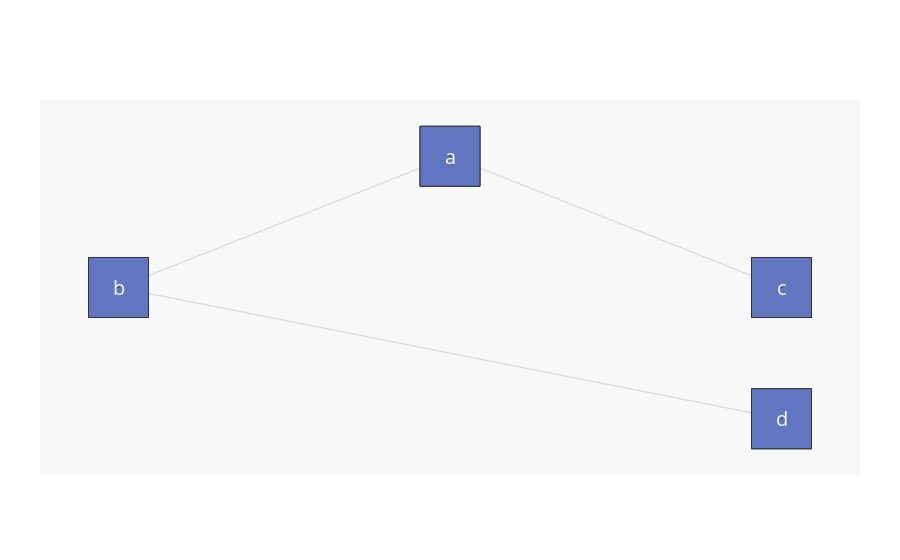

Notebook code for this chart:
### Code cell
axis = dict(showline=False, # hide axis line, grid, ticklabels and  title
            zeroline=False,
            showgrid=False,
            showticklabels=False,
            )

fig.update_layout(annotations=make_annotations(position, v_label), font_size=20, showlegend=False,
              xaxis=axis, yaxis=axis, margin=dict(l=40, r=40, b=85, t=100),
              hovermode='closest', plot_bgcolor='rgb(248,248,248)'
              )
fig.show()

### Figure 1 — Plotly figure (JSON) as saved in the notebook; plotly's stock layout.template omitted (floating-point values rounded to 4 significant figures)
{"data": [{"hoverinfo": "none", "line": {"color": "rgb(210,210,210)", "width": 1}, "mode": "lines", "type": "scatter", "x": [0, -0.5, null, 0, 0.5, null, -0.5, 0.5, null], "y": [4, 3, null, 4, 3, null, 3, 2, null]}, {"hoverinfo": "text", "marker": {"color": "#6175c1", "line": {"color": "rgb(50,50,50)", "width": 1}, "size": 60, "symbol": "square-dot"}, "mode": "markers", "name": "bla", "opacity": 0.8, "text": ["a", "b", "c", "d"], "type": "scatter", "x": [0, -0.5, 0.5, 0.5], "y": [4, 3, 3, 2]}, {"hoverinfo": "text", "marker": {"color": "#6175c1", "line": {"color": "rgb(50,50,50)", "width": 1}, "size": 60, "symbol": "square-dot"}, "mode": "markers", "name": "bla", "opacity": 1, "text": ["a", "b", "c", "d"], "type": "scatter", "x": [0, -0.5, 0.5, 0.5], "y": [4, 3, 3, 2]}, {"hoverinfo": "text", "marker": {"color": "#6175c1", "line": {"color": "rgb(50,50,50)", "width": 1}, "size": 60, "symbol": "square-dot"}, "mode": "markers", "name": "bla", "opacity": 0.2, "text": ["a", "b", "c", "d"], "type": "scatter", "x": [0, -0.5, 0.5, 0.5], "y": [4, 3, 3, 2]}, {"hoverinfo": "text", "marker": {"color": "#6175c1", "line": {"color": "rgb(50,50,50)", "width": 1}, "size": 60, "symbol": "square-dot"}, "mode": "markers", "name": "bla", "opacity": 0.2, "showlegend": true, "text": ["a", "b", "c", "d"], "type": "scatter", "x": [0, -0.5, 0.5, 0.5], "y": [4, 3, 3, 2]}], "layout": {"annotations": [{"font": {"color": "rgb(250,250,250)", "size": 20}, "showarrow": false, "text": "a", "x": 0, "xref": "x", "y": 4, "yref": "y"}, {"font": {"color": "rgb(250,250,250)", "size": 20}, "showarrow": false, "text": "b", "x": -0.5, "xref": "x", "y": 3, "yref": "y"}, {"font": {"color": "rgb(250,250,250)", "size": 20}, "showarrow": false, "text": "c", "x": 0.5, "xref": "x", "y": 3, "yref": "y"}, {"font": {"color": "rgb(250,250,250)", "size": 20}, "showarrow": false, "text": "d", "x": 0.5, "xref": "x", "y": 2, "yref": "y"}], "font": {"size": 20}, "hovermode": "closest", "margin": {"b": 85, "l": 40, "r": 40, "t": 100}, "plot_bgcolor": "rgb(248,248,248)", "showlegend": false, "xaxis": {"showgrid": false, "showline": false, "showticklabels": false, "zeroline": false}, "yaxis": {"showgrid": false, "showline": false, "showticklabels": false, "zeroline": false}}}
